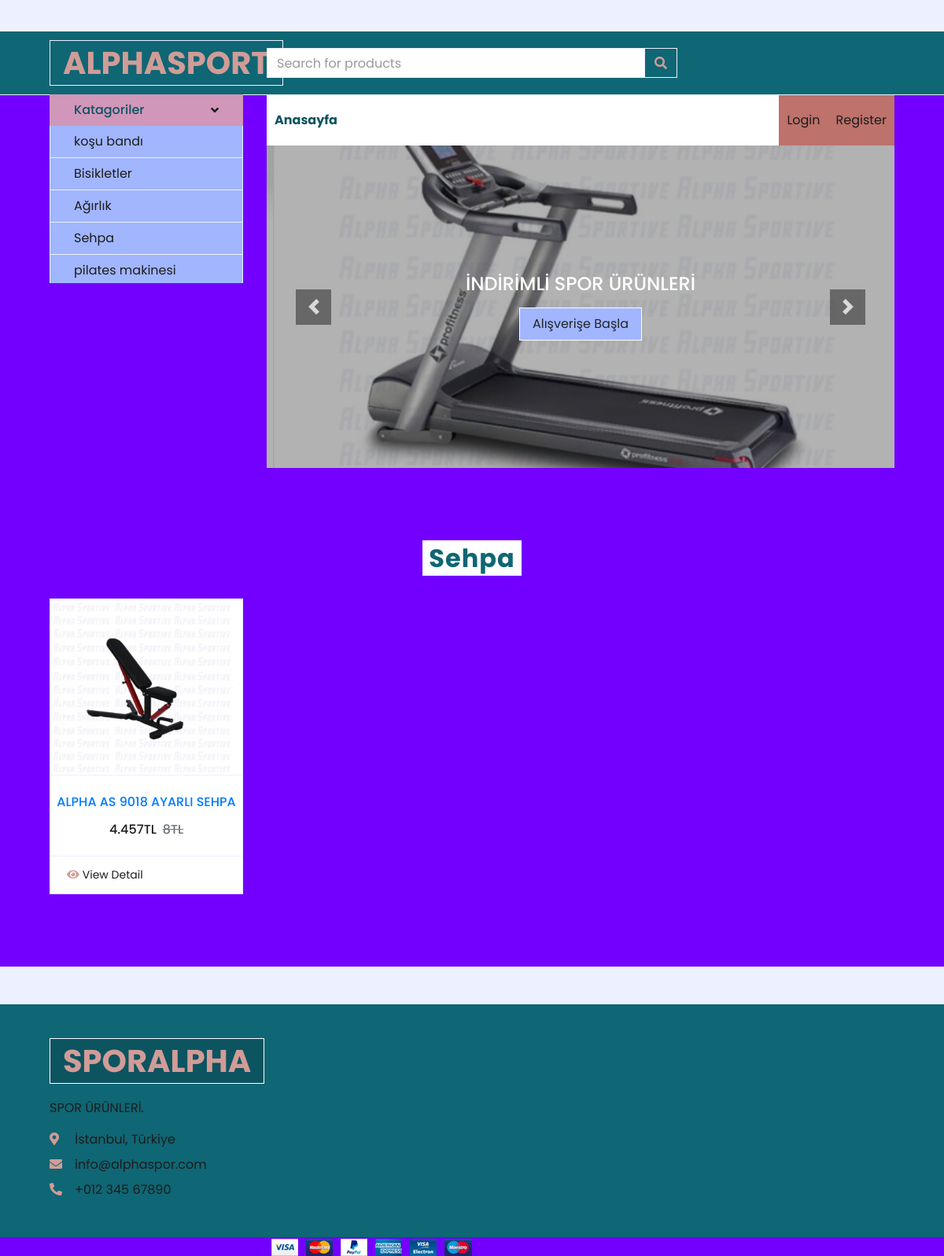
/Category/7/sehpalar, run on an earlier commit of the app's database.
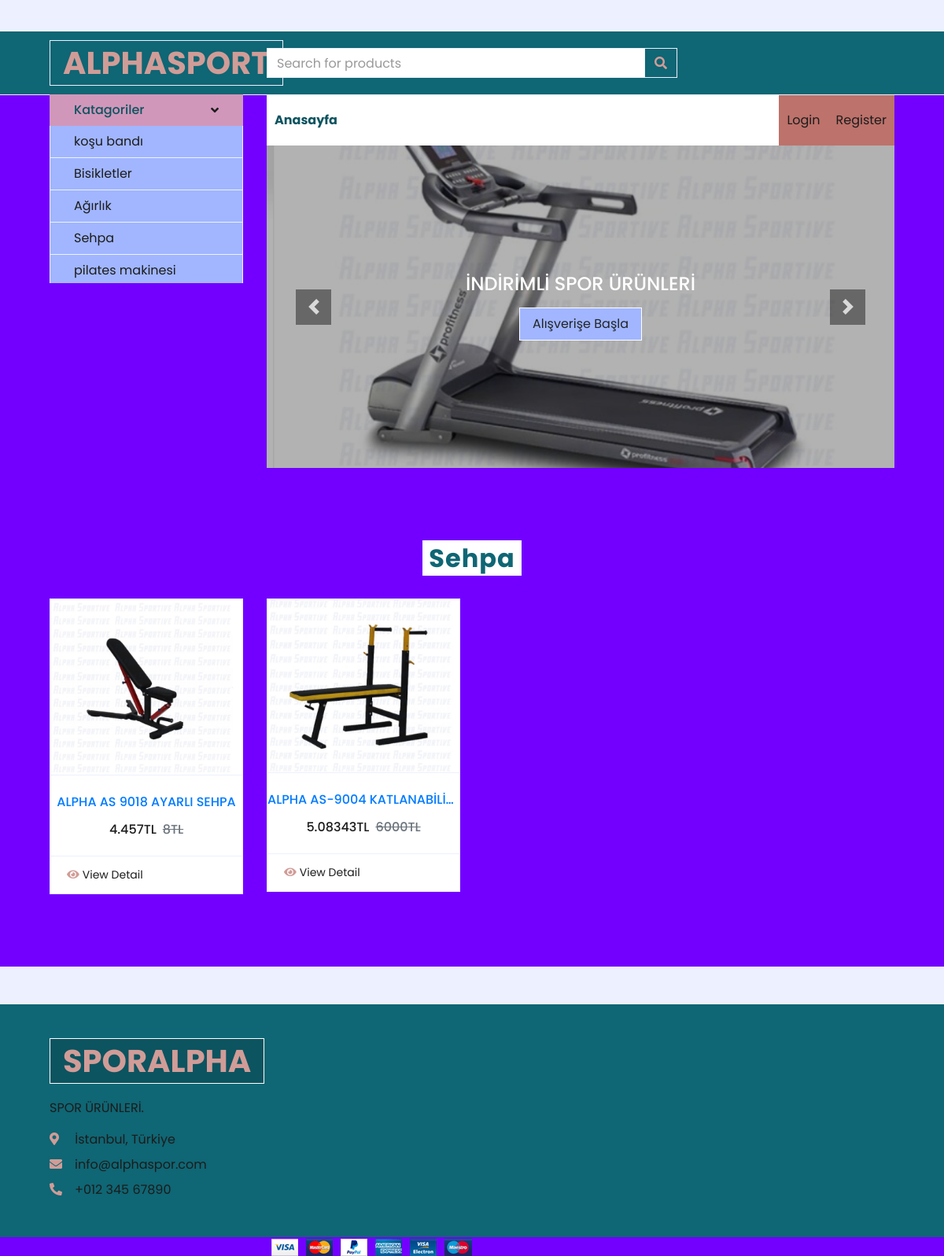
And on a later commit of the database.
### product/models.py (models this page shows, shortened)
class category(models.Model):
    STATUS = (
        ('True', 'Evet'),
        ('False', 'False'),
    )
    title = models.CharField(max_length=30)
    keywords = models.CharField(max_length=255)
    description = models.CharField(max_length=255)
    image = models.ImageField(blank=True, upload_to='images/')
    status = models.CharField(max_length=10, choices=STATUS)
    slug = models.SlugField(null=False, unique=True)
    parent = models.ForeignKey('self', blank=True, null=True, related_name='children', on_delete=models.CASCADE)
    create_at = models.DateTimeField(auto_now_add=True)
    update_at = models.DateTimeField(auto_now=True)

class Product(models.Model):
    STATUS = (
        ('True', 'Evet'),
        ('False', 'Hayır'),
    )
    category = models.ForeignKey(category, on_delete=models.CASCADE)  # category tablosu ile ilişkilendirme
    title = models.CharField(max_length=50)
    description = models.CharField(blank=True, max_length=300)
    keywords = models.CharField(blank=True, max_length=200)
    image = models.ImageField(blank=True, upload_to='images/')
    price = models.FloatField()
    amount = models.IntegerField()
    detail = models.TextField()
    status = models.CharField(max_length=10, choices=STATUS)
    slug = models.SlugField(null=False, unique=True)
    create_at = models.DateTimeField(auto_now_add=True)
    update_at = models.DateTimeField(auto_now=True)
    def image_tag(self):
        return mark_safe('<img src="{}" height="50"/>'.format(self.image.url))
    image_tag.short_description = 'Image'

### home/views.py (the view)
# urls.py: path('Category/<int:id>/<slug:slug>', views.category_products, name='category_products'),
def category_products(request, id, slug):
    Category = category.objects.all()
    selectedCategory = category.objects.filter(pk=id)
    product = Product.objects.filter(category_id=id)
    context = {'selectedCategory': selectedCategory,
               'Products': product,
               'category':Category}
    return render(request, 'category_products.html', context)

### home/templates/category_products.html
{%  extends "homebase.html" %}
{% load static %}
{% block header %}{% include "header.html" %}{% endblock %}
{% block sidebar %}{% include "sidebar.html" %}{% endblock %}
{% block content %}
    <div class="container-fluid pt-5">
        <div class="text-center mb-4">
            {% for i in selectedCategory %}
            <h2 class="section-title "><span class="px-2"style="color: #0f6674">{{ i.title}}</span></h2>
            {% endfor %}
        </div>
        <div class="row px-xl-5 pb-3">
            {% for i in Products %}
            <div class="col-lg-3 col-md-6 col-sm-12 pb-1">
                <div class="card product-item border-0 mb-4">
                    <div class="card-header product-img position-relative overflow-hidden bg-transparent border p-0">
                        <img class="img-fluid w-100" src="{{i.image.url}}" alt="">
                    </div>
                    <div class="card-body border-left border-right text-center p-0 pt-4 pb-3">
                        <h6 class="text-truncate mb-3"style="color: #007bff">{{ i.title}}</h6>
                        <div class="d-flex justify-content-center">
                            <h6>{{ i.price }}TL</h6><h6 class="text-muted ml-2"><del>{{ i.amount }}TL</del></h6>
                        </div>
                    </div>
                    <div class="card-footer d-flex justify-content-between bg-light border">
                        <a href="/product/{{ i.id }}/{{ i.slug }}" class="btn btn-sm text-dark p-0"><i class="fas fa-eye text-primary mr-1"></i>View Detail</a>
                    </div>
                </div>
            </div>
            {% endfor %}
        </div>
    </div>
{% endblock %}
{% block footer %}{% include "footer.html" %}{% endblock %}

### home/templates/sidebar.html (shortened to what the changed rows need)
{% load static %}
    <div class="container-fluid mb-5">
        <div class="row border-top px-xl-5">
            <div class="col-lg-3 d-none d-lg-block">
                <nav class="collapse show navbar navbar-vertical navbar-light align-items-start p-0 border border-top-0 border-bottom-0"id="navbar-vertical">
                    <div class="navbar-nav w-100 overflow-hidden" style="height: 200px;background-color: #a1b6ff">
                        {% for i in category %}
                        <a href="/Category/{{ i.id }}/{{ i.slug }}" class="nav-item nav-link">{{ i.title }}</a>
                        {% endfor %}
                    </div>
                </nav>
            </div>
        </div>
    </div>

What changed in the data, as far as the page shows it:
added Product: image (picture), title "ALPHA AS-9004 KATLANABİLİ…", price "5.08343", amount "6000"
